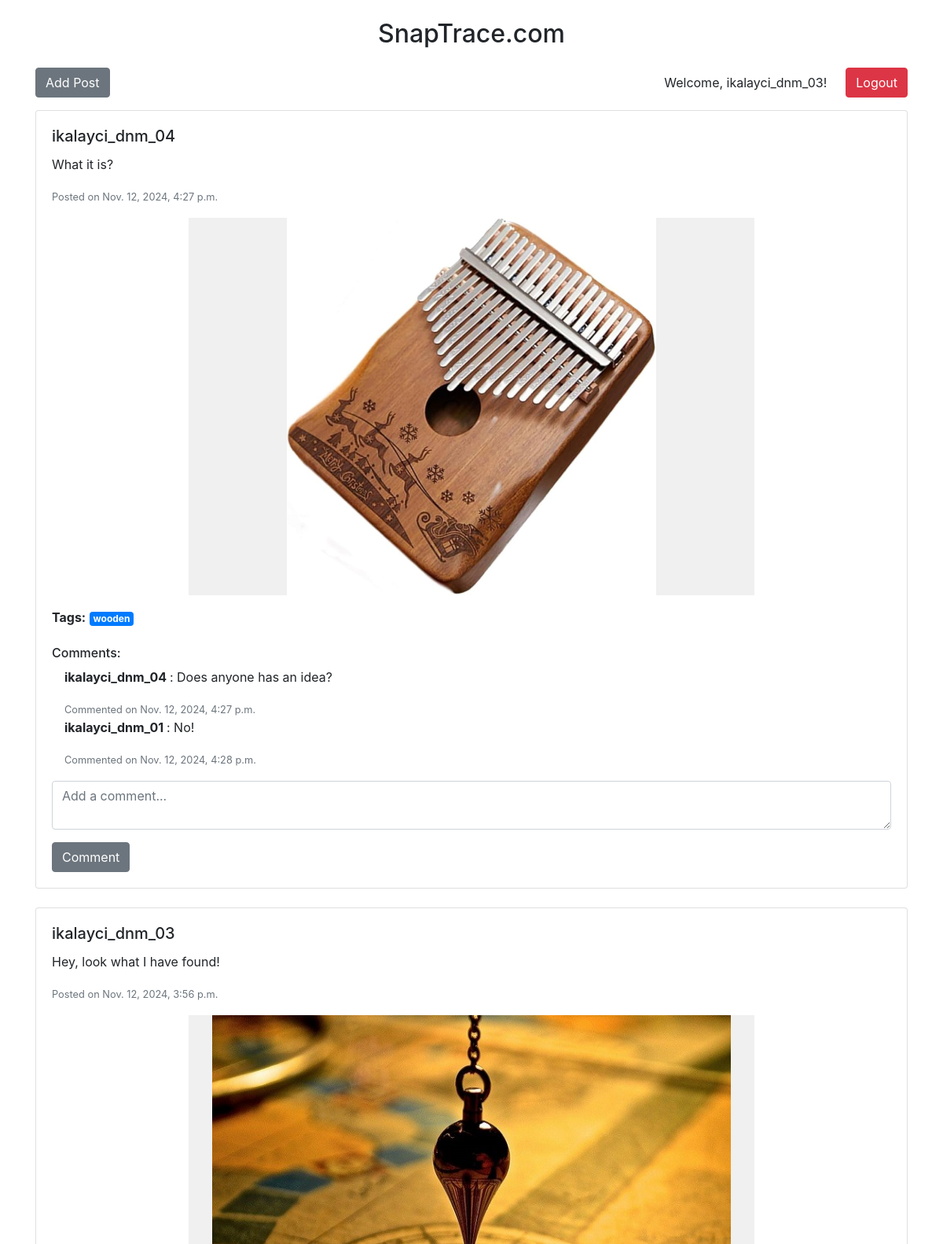
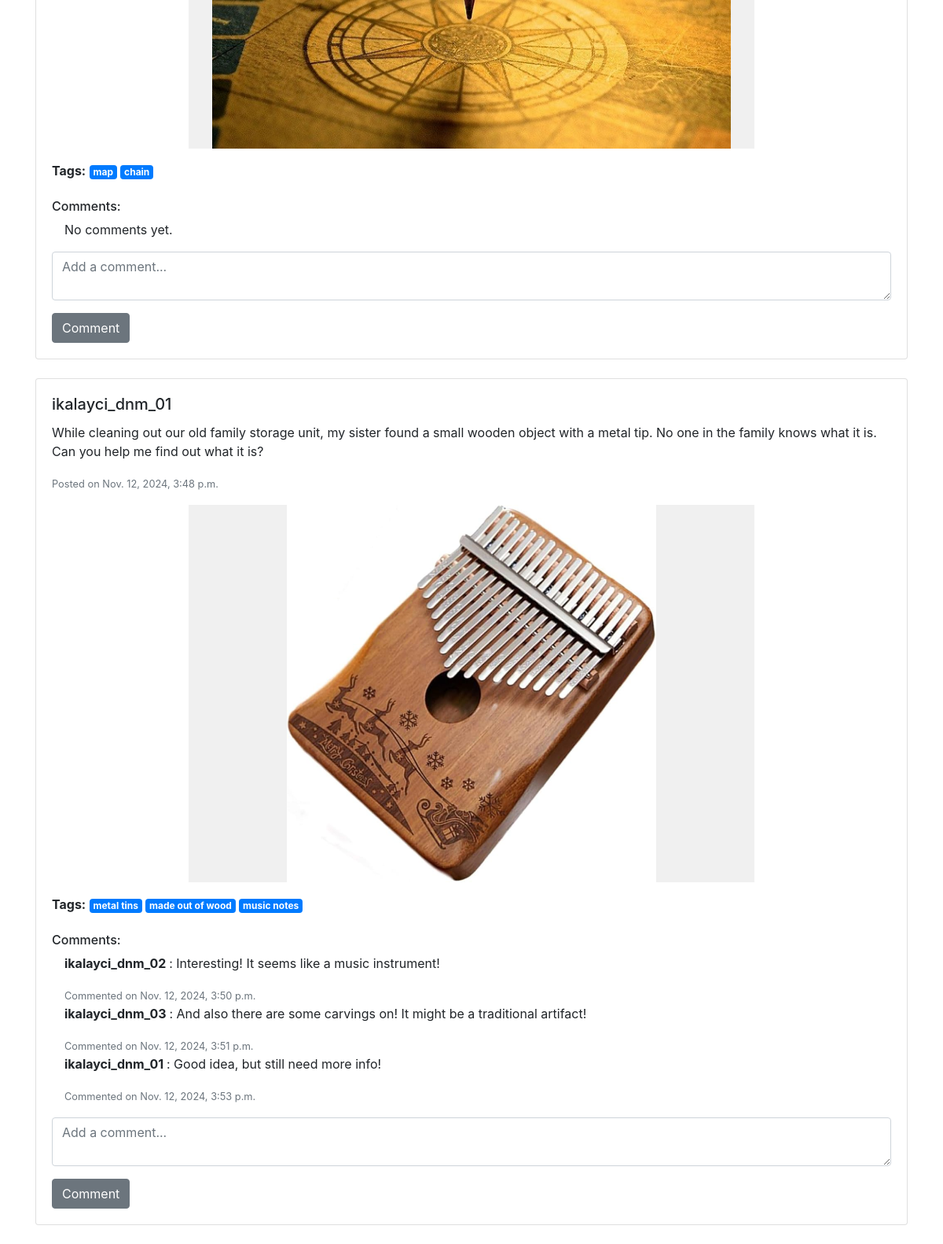
The app's page /posts/ (signed in) with its own data (2 pictures, top to bottom).
### posts/models.py (models this page shows, shortened)
class Post(models.Model):
    user = models.ForeignKey(User, on_delete=models.CASCADE)
    content = models.TextField()
    image = models.ImageField(upload_to='uploads/')
    tags = models.ManyToManyField(Tag, blank=True)  # Many-to-many relationship for tags
    created_at = models.DateTimeField(auto_now_add=True)

class Tag(models.Model):
    name = models.CharField(max_length=30, unique=True)

class Comment(models.Model):
    post = models.ForeignKey(Post, related_name='comments', on_delete=models.CASCADE)
    user = models.ForeignKey(User, on_delete=models.SET_NULL, null=True, blank=True)
    content = models.TextField()
    created_at = models.DateTimeField(auto_now_add=True)

### posts/views.py (the view)
# urls.py: path('', include('posts.urls')),  # Set post_list as homepage if desired
def post_list(request):
    posts = Post.objects.all().order_by('-created_at')  # Order by newest first
    return render(request, 'posts/post_list.html', {'posts': posts})

### posts/templates/posts/post_list.html (shortened to what this page needs)
<!DOCTYPE html>
<html lang="en">
<head>
    <link rel="stylesheet" href="https://stackpath.bootstrapcdn.com/bootstrap/4.5.2/css/bootstrap.min.css">
</head>
<body class="container my-4">
<h2 class="text-center mb-4">SnapTrace.com</h2>
<div class="d-flex justify-content-between mb-3">
    <div>
        {% if user.is_authenticated %}
            <a href="{% url 'create_post' %}" class="btn btn-secondary">Add Post</a>
        {% endif %}
    </div>
    <div class="d-flex justify-content-end align-items-center">
        {% if user.is_authenticated %}
            <p class="mb-0 mr-3">Welcome, {{ user.username }}!</p>
            <a href="{% url 'logout' %}" class="btn btn-danger ml-2">Logout</a>
        {% else %}
            <a href="{% url 'login' %}" class="btn btn-secondary ml-2">Login</a>
            <a href="{% url 'register' %}" class="btn btn-secondary ml-2">Register</a>
        {% endif %}
    </div>
</div>
{% for post in posts %}
    <div class="card mb-4">
        <div class="card-body">
            <h5 class="card-title">{{ post.user.username }}</h5>
            <p class="card-text">{{ post.content }}</p>
            <small class="text-muted">Posted on {{ post.created_at }}</small>
            {% if post.image %}
            <div class="image-frame mt-3">
                <img src="{{ post.image.url }}" alt="Image for {{ post.content }}" class="img-fluid">
            </div>
            {% endif %}
            {% if post.tags.exists %}
                <p class="mt-3"><strong>Tags:</strong>
                    {% for tag in post.tags.all %}
                        <a href="{% url 'tag_detail' tag.name %}" class="badge badge-primary">{{ tag.name }}</a>
                    {% endfor %}
                </p>
            {% endif %}
            <h6 class="mt-4">Comments:</h6>
            {% for comment in post.comments.all %}
                <div class="ml-3">
                    <p>
                        <strong>
                            {% if comment.user %}
                                {{ comment.user.username }}
                            {% else %}
                                Anonymous
                            {% endif %}
                        </strong>: {{ comment.content }}
                    </p>
                    <small class="text-muted">Commented on {{ comment.created_at }}</small>
                </div>
            {% empty %}
                <p class="ml-3">No comments yet.</p>
            {% endfor %}
            <form action="{% url 'add_comment' post.id %}" method="post" class="mt-3">
                <div class="form-group">
                    <textarea name="content" rows="2" placeholder="Add a comment..." required class="form-control"></textarea>
                </div>
                <button type="submit" class="btn btn-secondary">Comment</button>
            </form>
        </div>
    </div>
{% empty %}
    <p>No posts yet. Be the first to <a href="{% url 'create_post' %}" class="btn btn-secondary">create one</a>!</p>
{% endfor %}
</body>
</html>

### posts/templates/posts/post_list.html (style rules this page uses)
.image-frame { width: 720px; height: 480px; overflow: hidden; position: relative; background-color: #f0f0f0; margin: 0 auto; }
.image-frame img { width: 100%; height: 100%; object-fit: contain; object-position: center; }

### records on screen
Post: user.username "ikalayci_dnm_04", content "What it is?", created_at "Nov. 12, 2024, 4:27 p.m.", image (picture)
Tag: name "wooden"
Comment: user.username "ikalayci_dnm_04", content "Does anyone has an idea?", created_at "Nov. 12, 2024, 4:27 p.m."
Comment: user.username "ikalayci_dnm_01", content "No!", created_at "Nov. 12, 2024, 4:28 p.m."
Post: user.username "ikalayci_dnm_03", content "Hey, look what I have found!", created_at "Nov. 12, 2024, 3:56 p.m.", image (picture)
Tag: name "map"
Tag: name "chain"
Post: user.username "ikalayci_dnm_01", content "While cleaning out our old family storage unit, my sister found a small wooden object with a metal tip. No one in the family knows what it is. Can you help me find out what it is?", created_at "Nov. 12, 2024, 3:48 p.m.", image (picture)
Tag: name "metal tins"
Tag: name "made out of wood"
Tag: name "music notes"
Comment: user.username "ikalayci_dnm_02", content "Interesting! It seems like a music instrument!", created_at "Nov. 12, 2024, 3:50 p.m."
Comment: user.username "ikalayci_dnm_03", content "And also there are some carvings on! It might be a traditional artifact!", created_at "Nov. 12, 2024, 3:51 p.m."
Comment: user.username "ikalayci_dnm_01", content "Good idea, but still need more info!", created_at "Nov. 12, 2024, 3:53 p.m."

### other values on screen
{{ user.username }} "ikalayci_dnm_03"
